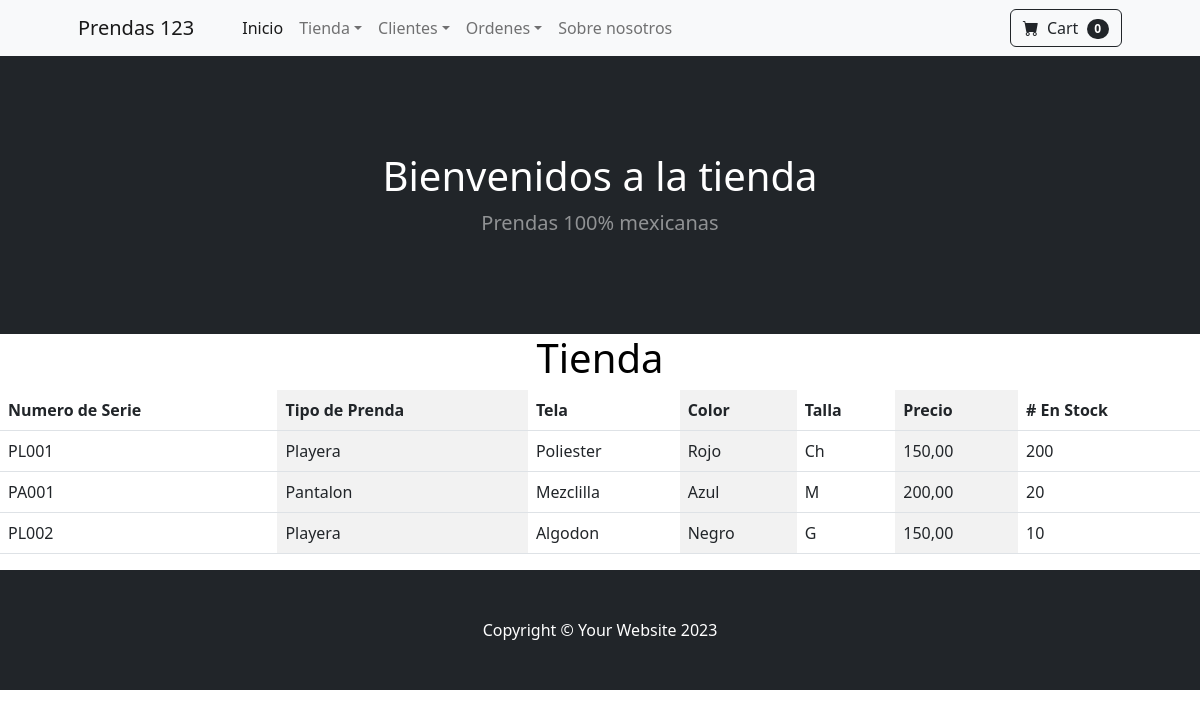
The app's page /tienda/ with its own data.
### app/models.py (models this page shows)
class Prenda(models.Model):
    numSerie = models.CharField(max_length=5)
    tipoPrenda = models.CharField(max_length=15)
    tela = models.CharField(max_length=15)
    color = models.CharField(max_length=10)
    talla = models.CharField(max_length=2)
    precio = models.DecimalField(max_digits=10, decimal_places=2)
    stock = models.IntegerField()

### app/views.py (the view)
# urls.py: path('tienda/',tienda, name="tienda"),
def tienda(request):
    contexto = {'productos': Prenda.objects.all() }
    return render(request, "app/tienda.html", contexto)

### app/templates/app/tienda.html
{% extends 'app/base.html' %}
{% load static %}
{% block title %}
    <h1>Bienvenidos a la tienda</h1>
{% endblock title %}
{% block contenido %}
    <div class="text-center text-black">
        <h1>Tienda</h1>
    </div>
    <table class="table table-striped-columns">
        <thead>
            <tr>
                <th>Numero de Serie</th>
                <th>Tipo de Prenda</th>
                <th>Tela</th>
                <th>Color</th>
                <th>Talla</th>
                <th>Precio</th>
                <th># En Stock</th>
            </tr>
        </thead>
        <tbody>
        {% for p in productos %}
            <tr>
                <td>{{ p.numSerie }}</td>
                <td>{{ p.tipoPrenda }}</td>
                <td>{{ p.tela }}</td>
                <td>{{ p.color }}</td>
                <td>{{ p.talla }}</td>
                <td>{{ p.precio }}</td>
                <td>{{ p.stock }}</td>
            </tr>
        {% endfor %}
        </tbody>
    </table>
{% endblock contenido %}

### app/templates/app/base.html (shortened to what this page needs)
<!DOCTYPE html>
<html lang="en">
    <head>
        {% load static %}
        <link href="https://cdn.jsdelivr.net/npm/bootstrap-icons@1.5.0/font/bootstrap-icons.css" rel="stylesheet" />
        <link href="https://cdn.jsdelivr.net/npm/bootstrap@5.2.3/dist/css/bootstrap.min.css" rel="stylesheet" />
        <link href="{% static 'app/css/styles.css' %}" rel="stylesheet" />
    </head>
    <body>
        <nav class="navbar navbar-expand-lg navbar-light bg-light">
            <div class="container px-4 px-lg-5">
                <a class="navbar-brand" href="{% url 'home' %}">Prendas 123</a>
                <div class="collapse navbar-collapse" id="navbarSupportedContent">
                    <ul class="navbar-nav me-auto mb-2 mb-lg-0 ms-lg-4">
                        <li class="nav-item"><a class="nav-link active" aria-current="page" href="{% url 'home' %}">Inicio</a></li>
                        <li class="nav-item dropdown">
                            <a class="nav-link dropdown-toggle" id="navbarDropdown" href="#" role="button" data-bs-toggle="dropdown" aria-expanded="false">Tienda</a>
                        </li>
                        <li class="nav-item dropdown">
                            <a class="nav-link dropdown-toggle" id="navbarDropdown" href="#" role="button" data-bs-toggle="dropdown" aria-expanded="false">Clientes</a>
                        </li>
                        <li class="nav-item dropdown">
                            <a class="nav-link dropdown-toggle" id="navbarDropdown" href="#" role="button" data-bs-toggle="dropdown" aria-expanded="false">Ordenes</a>
                        </li>
                        <li class="nav-item"><a class="nav-link" href="{% url 'nosotros' %}">Sobre nosotros</a></li>
                    </ul>
                    <form class="d-flex">
                        <button class="btn btn-outline-dark" type="submit">
                            <i class="bi-cart-fill me-1"></i>
                            Cart
                            <span class="badge bg-dark text-white ms-1 rounded-pill">0</span>
                        </button>
                    </form>
                </div>
            </div>
        </nav>
        <header class="bg-dark py-5">
            <div class="container px-4 px-lg-5 my-5">
                <div class="text-center text-white">
                    {% block title %}{% endblock title %}
                    {% block subtitle %}
                        <p class="lead fw-normal text-white-50 mb-0">Prendas 100% mexicanas</p>
                    {% endblock subtitle %}
                </div>
            </div>
        </header>
        {% block contenido %}{% endblock contenido %}
        <footer class="py-5 bg-dark">
            <div class="container"><p class="m-0 text-center text-white">Copyright &copy; Your Website 2023</p></div>
        </footer>
    </body>
</html>

### records on screen
Prenda: numSerie "PL001", tipoPrenda "Playera", tela "Poliester", color "Rojo", talla "Ch", precio "150,00", stock "200"
Prenda: numSerie "PA001", tipoPrenda "Pantalon", tela "Mezclilla", color "Azul", talla "M", precio "200,00", stock "20"
Prenda: numSerie "PL002", tipoPrenda "Playera", tela "Algodon", color "Negro", talla "G", precio "150,00", stock "10"
